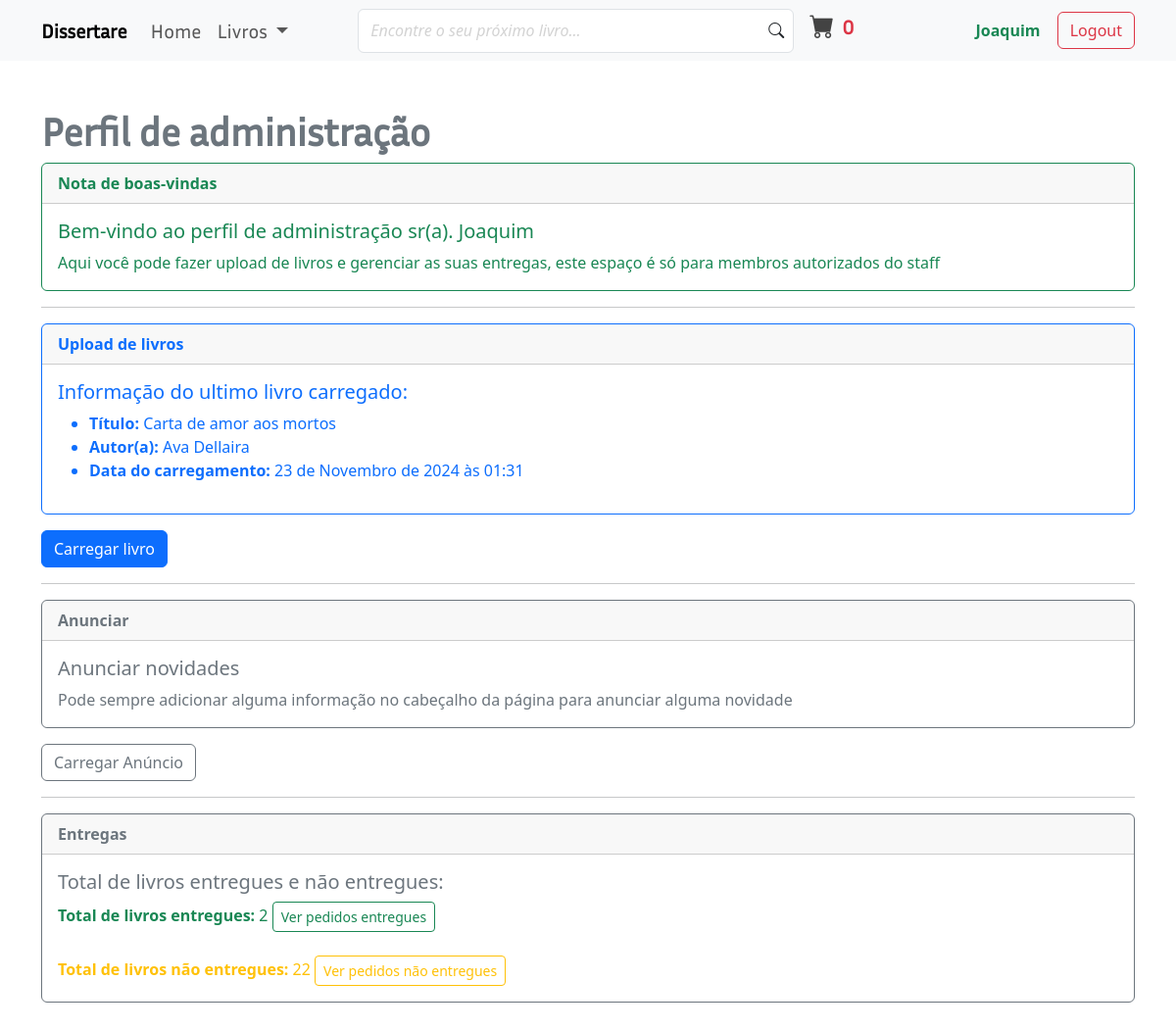
Before: /users/staff_profile/ (signed in) with the older database file.
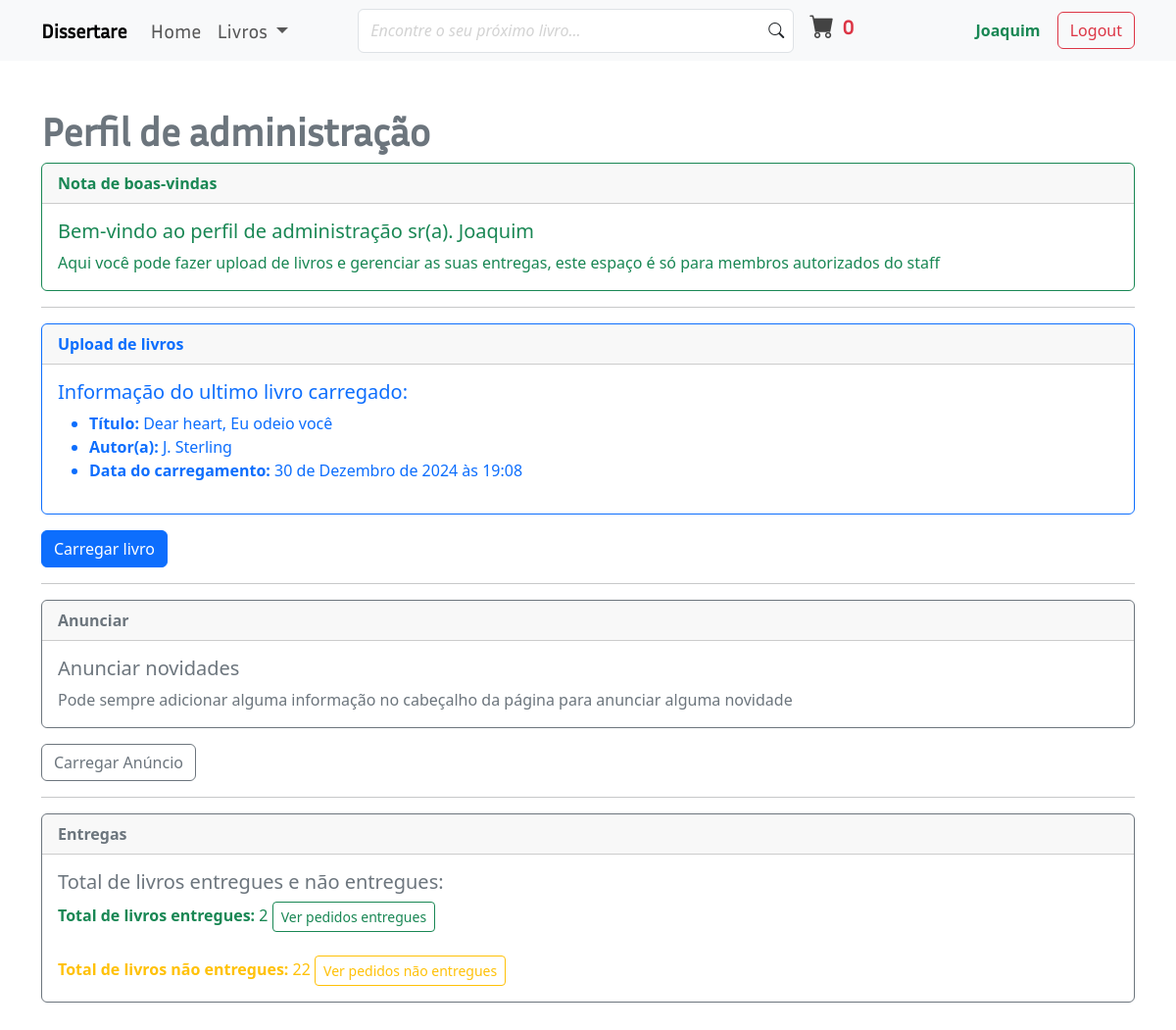
After: the same page with the newer database file.
### books/models.py (models this page shows, shortened)
class Books(models.Model):
    author = models.ForeignKey(Authors, on_delete=models.CASCADE, verbose_name='Autor do livro')
    file = models.FileField(
        upload_to=books_pdf_file_path,
        verbose_name='Arquivo',
        validators=[pdf_format_validator]
    )
    title = models.CharField(max_length=50, verbose_name='Título do livro')
    description = models.TextField(max_length=400, verbose_name='Sinopse')
    comment = models.TextField(max_length=400, verbose_name='Comentário', null=True, blank=True)
    cover = models.ImageField(
        upload_to=books_image_file_path,
        verbose_name='Capa do livro')
    date_posted = models.DateTimeField(default=timezone.now, verbose_name='Publicado no site em')
    uploaded_by = models.ForeignKey(User, on_delete=models.CASCADE, verbose_name='Enviado por')
    category = models.ManyToManyField(Category, related_name='books_category', default=[0])
    price = models.DecimalField(default=0, decimal_places=2, max_digits=6, validators=[val_cannot_be_negative])
    is_sale = models.BooleanField(default=False)
    sale_price = models.DecimalField(default=0, decimal_places=2, max_digits=6, validators=[val_cannot_be_negative], null=True, blank=True)
    class Meta:
        verbose_name_plural = 'Books'

class Authors(models.Model):
    name = models.CharField(max_length=30, verbose_name='Nome do autor')
    image = models.ImageField(
        upload_to=authors_image_file_path,
        verbose_name='Imagem do autor',
        blank=True)
    biography = models.TextField(max_length=400, verbose_name='Biografia do autor')
    registration_date = models.DateTimeField(default=timezone.now, verbose_name='Registado em')
    class Meta:
        verbose_name_plural = 'Authors'

### users/views.py (the view)
@login_required
def staff_profile(request):
    if request.user.is_superuser:
        last_book_uploaded = Books.objects.last()
        shipped_quantity = Order.objects.filter(shipped=True).count()
        not_shipped_quantity = Order.objects.filter(shipped=False).count()
        return render(
            request,
            'users/staff_profile.html',
            {
                'last_book_uploaded': last_book_uploaded,
                'shipped_quantity': shipped_quantity,
                'not_shipped_quantity': not_shipped_quantity,
            }
        )
    else:
        raise Http404

### books/context_processors.py (called while the page is built)
def announcement(request):
    announcement_obj = Announcement_context(request)
    announcements = announcement_obj.announcement.order_by('-date_posted')[:3]
    return {'announcements': announcements}

### cart/cart.py (called while the page is built)
    def __len__(self):
        return len(self.cart)

### cart/context_processors.py (called while the page is built)
def cart(request):
    return {'cart': Cart(request)}

### users/templates/users/staff_profile.html
{% extends "books/base.html" %}
{% block main_content%}
    <div class="container my-5">
        <h1 class="fw-bold text-secondary">Perfil de administração</h1>
        <div class="card border-success mb-3">
            <div class="card-header fw-bold text-success">Nota de boas-vindas</div>
            <div class="card-body text-success">
              <h5 class="card-title">Bem-vindo ao perfil de administração sr(a). {{user.username}}</h5>
              <p class="card-text">Aqui você pode fazer upload de livros e gerenciar as suas entregas, este espaço é só para membros autorizados do staff</p>
            </div>
        </div>
        <hr>
        <div class="card border-primary mb-3">
          <div class="card-header fw-bold text-primary">Upload de livros</div>
          <div class="card-body text-primary">
            <h5 class="card-title">Informação do ultimo livro carregado:</h5>
            <ul>
              <li class="card-text">
                <strong>Título:</strong> {{last_book_uploaded.title}}
              </li>
              <li class="card-text">
                <strong>Autor(a):</strong> {{last_book_uploaded.author.name}}
              </li>
              <li class="card-text">
                <strong>Data do carregamento:</strong> {{last_book_uploaded.date_posted}}
              </li>
            </ul>
          </div>
        </div>
        <a href="{% url 'upload-book' %}" class="btn btn-primary">Carregar livro</a>
        <hr>
        <div class="card border-secondary mb-3">
          <div class="card-header fw-bold text-secondary">Anunciar</div>
          <div class="card-body text-secondary">
            <h5 class="card-title">Anunciar novidades</h5>
            <p class="card-text">Pode sempre adicionar alguma informação no cabeçalho da página para anunciar alguma novidade</p>
          </div>
        </div>
        <a href="{% url 'upload-announcement' %}" class="btn btn-outline-secondary">Carregar Anúncio</a>
        <hr>
        <div class="card border-secondary mb-3">
            <div class="card-header fw-bold text-secondary">Entregas</div>
            <div class="card-body text-secondary">
              <h5 class="card-title">Total de livros entregues e não entregues:</h5>
              <span class="text-success"><strong>Total de livros entregues:</strong> {{shipped_quantity}} </span>
              <a href="{% url 'shipped-dash' %}" class="btn btn-sm btn-outline-success">Ver pedidos entregues</a>
              <br><br>
              <span class="text-warning"><strong>Total de livros não entregues:</strong> {{not_shipped_quantity}} </span>
              <a href="{% url 'not-shipped-dash' %}" class="btn btn-sm btn-outline-warning">Ver pedidos não entregues</a>
            </div>
        </div>
    </div>
{% endblock main_content%}

### books/templates/books/base.html (shortened to what this page needs)
{% load static %}
<!doctype html>
<html lang="pt-pt">
  <head>
    <link rel="stylesheet" href="{% static 'books/css/general_style.css' %}">
    <link href="https://cdn.jsdelivr.net/npm/bootstrap@5.3.3/dist/css/bootstrap.min.css" rel="stylesheet">
    <link rel="stylesheet" href="https://cdn.jsdelivr.net/npm/bootstrap-icons@1.11.3/font/bootstrap-icons.min.css">
  </head>
  <body>
    <nav class="navbar navbar-expand-lg bg-body-tertiary sticky-top pb-3 pb-md-2">
        <div class="container">
            <a class="navbar-brand fw-bold" href="{% url 'home' %}">Dissertare</a>
            <div class="collapse navbar-collapse justify-content-between" id="navbarSupportedContent">
                <ul class="navbar-nav mb-2 mb-lg-0 fs-5">
                    {% if title == 'home' %}
                        <li class="nav-item">
                            <a class="nav-link active" aria-current="page" href="{% url 'home' %}">
                                Home
                            </a>
                        </li>
                        <li class="nav-item dropdown">
                            <a class="nav-link dropdown-toggle" href="#" role="button" data-bs-toggle="dropdown" aria-expanded="false">
                                Livros
                            </a>
                            <ul class="dropdown-menu">
                                {% if user.is_superuser %}
                                    <li class="border-bottom">
                                        <a href="{% url 'staff-profile' %}" class="dropdown-item" title="upload book">
                                            <i class="bi bi-person"></i> Perfil de administração
                                        </a>
                                    </li>
                                {% endif %}
                                <li><a class="dropdown-item" href="{% url 'books' %}">Livros</a></li>
                                <li><a class="dropdown-item" href="{% url 'home' %}">E-books</a></li>
                                <li><a class="dropdown-item" href="{% url 'all-authors' %}">Autores</a></li>
                                <li><a class="dropdown-item" href="{% url 'home' %}">Categorias</a></li>
                            </ul>
                        </li>
                    {% else %}
                        <li class="nav-item">
                            <a class="nav-link" aria-current="page" href="{% url 'home' %}">
                                Home
                            </a>
                        </li>
                        <li class="nav-item dropdown">
                            <a class="nav-link dropdown-toggle" href="#" role="button" data-bs-toggle="dropdown" aria-expanded="false">
                                Livros
                            </a>
                        </li>
                    {% endif %}
                </ul>
                <form class="d-flex flex-column flex-md-row me-5 w-50 mb-3 mb-lg-0" role="search">
                    <div class="w-100 d-flex align-items-center me-3 form-inputs">
                        <input class="form-control fw-bold" type="text" placeholder="Encontre o seu próximo livro...">
                        <i class="bi bi-search"></i>
                    </div>
                    <div class="cart-button my-4 my-md-0">
                        <a href="{% url 'cart_summary' %}" class="d-flex flex-row align-items-center">
                            <span class="shop-bag"><i class="bi bi-cart-fill"></i></span>
                            <div class="d-flex flex-column ms-2">
                                <span id="cart_quantity" class="qty fs-5 fw-bold text-danger">{{cart|length}}</span>
                            </div>
                        </a>
                    </div>
                </form>
                <div class="justify-content-between">
                    {% if user.is_active %}
                        <a href="{% url 'profile' %}" class="btn text-success fw-bold">{{user.username|truncatechars:14}}</a>
                        <a href="{% url 'logout' %}" class="btn btn-outline-danger">Logout</a>
                    {% else %}
                        <a href="{% url 'login' %}" class="btn btn-success me-5">Login</a>
                        <a href="{% url 'register' %}" class="btn btn-outline-primary">Cadastrar</a>
                    {% endif %}
                </div>
            </div>
        </div>
    </nav>
    <main>
        {% block main_content %}{% endblock %}
    </main>
  </body>
</html>

### books/static/books/css/general_style.css (style rules this page uses)
* { box-sizing: border-box; }
h1, h2, h3, a { font-family: Inria_Sans; }
.form-inputs { position:relative; }
.form-inputs .form-control { height:45px; }
.form-inputs .form-control::placeholder { font-style: italic; font-weight: lighter; color: lightgray; }
.form-inputs i { position:absolute; right:10px; background-color: #fff; }
.cart-button a { text-decoration: none; color: #000; }
.shop-bag { color:#434343; font-size:25px; display:flex; border-radius:50%; align-items:center; justify-content:center; }
.qty { font-size:12px; }

Changed rows visible on the page:
no longer on this page (row unchanged): Books: title "Carta de amor aos mortos", author.name "Ava Dellaira", date_posted "23 de Novembro de 2024 às 01:31"
added Books: title "Dear heart, Eu odeio você", author.name "J. Sterling", date_posted "30 de Dezembro de 2024 às 19:08"
